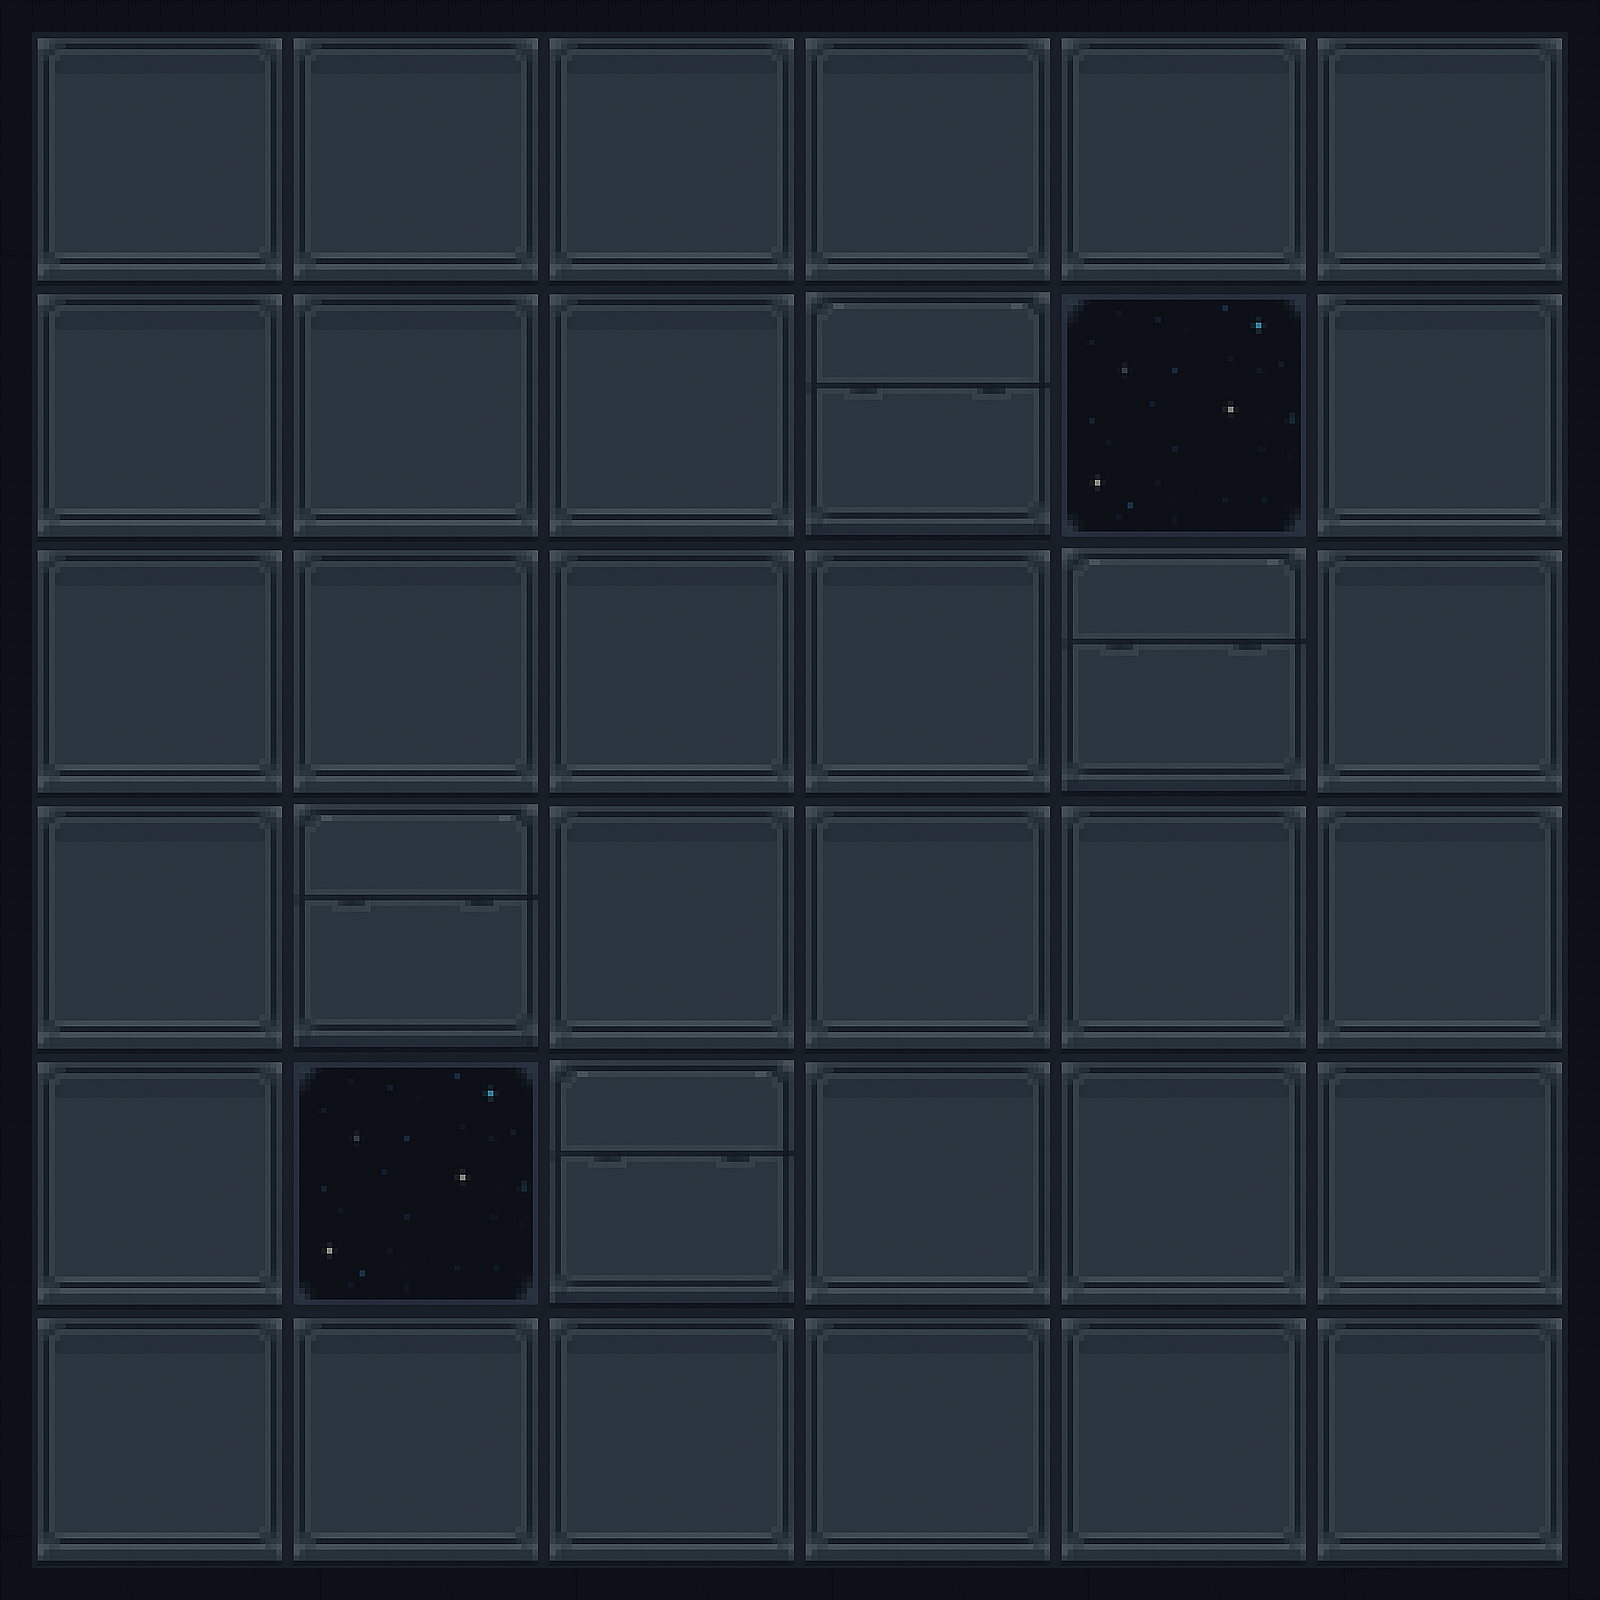

Below is a game level as drawn by its tile map, then a one-line description and the .tmx that defines it (tile-layer data replaced by summaries):
An orthogonal 50x50 tile map with 32x32 px tiles, 1 tile layer (Capa de patrones 1) and 4 objects.

<map version="1.10" tiledversion="1.11.2" orientation="orthogonal" renderorder="right-down" width="50" height="50" tilewidth="32" tileheight="32" infinite="0" nextlayerid="5" nextobjectid="19">
 <tileset firstgid="1" source="ChatGPT Image 14 oct 2025, 12_42_34.tsx" />
 <layer id="1" name="Capa de patrones 1" width="50" height="50">
  <data>[2500 cells, 2500 non-empty, 208 distinct tile ids]</data>
 </layer>
 <objectgroup id="4" name="collision">
  <object id="11" x="0" y="0" width="1600.35" height="31.4479">
   <properties>
    <property name="type" value="wall" />
   </properties>
  </object>
  <object id="14" x="1572.4" y="-3.49421" width="24.4595" height="1610.83">
   <properties>
    <property name="type" value="wall" />
   </properties>
  </object>
  <object id="16" x="-6.98843" y="1572.4" width="1589.87" height="20.9653">
   <properties>
    <property name="type" value="wall" />
   </properties>
  </object>
  <object id="17" x="3.49421" y="0" width="27.9537" height="1617.82">
   <properties>
    <property name="type" value="wall" />
   </properties>
  </object>
 </objectgroup>
</map>
